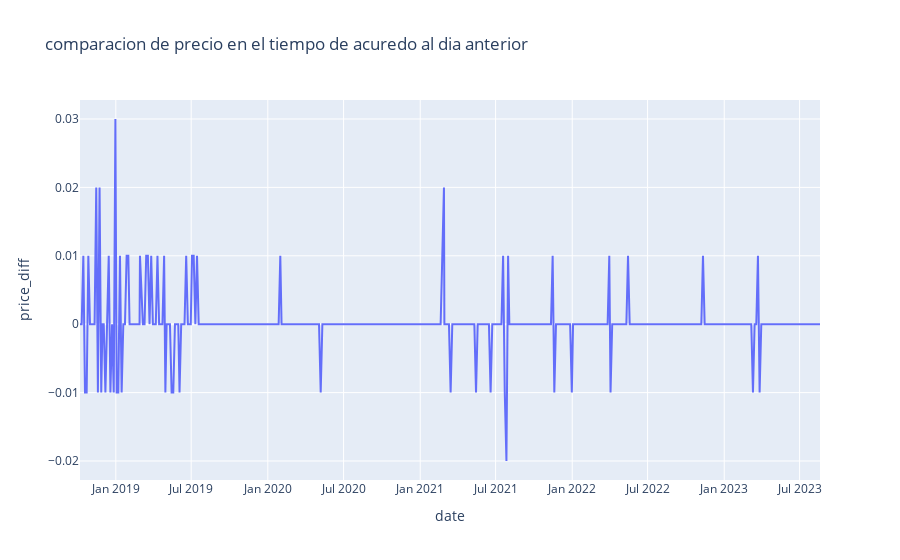

The code cell stored with this chart in its notebook:
### Code cell
fig_price_returns = px.line(usd_coin_df, x='date', y='price_diff', title='comparacion de precio en el tiempo de acuredo al dia anterior')
fig_price_returns.show()

### Figure 1 — Plotly figure (JSON) as saved in the notebook; plotly's stock layout.template omitted (floating-point values rounded to 4 significant figures; data arrays with more than 128 entries replaced by an {"elided": "..."} marker saying what was removed)
{"data": [{"hovertemplate": "date=%{x}<br>price_diff=%{y}<extra></extra>", "legendgroup": "", "line": {"color": "#636efa", "dash": "solid"}, "marker": {"symbol": "circle"}, "mode": "lines", "name": "", "orientation": "v", "showlegend": false, "type": "scatter", "x": {"elided": "464 str values"}, "xaxis": "x", "y": {"elided": "464 float values"}, "yaxis": "y"}], "layout": {"legend": {"tracegroupgap": 0}, "title": {"text": "comparacion de precio en el tiempo de acuredo al dia anterior"}, "xaxis": {"anchor": "y", "domain": [0, 1], "title": {"text": "date"}}, "yaxis": {"anchor": "x", "domain": [0, 1], "title": {"text": "price_diff"}}}}
